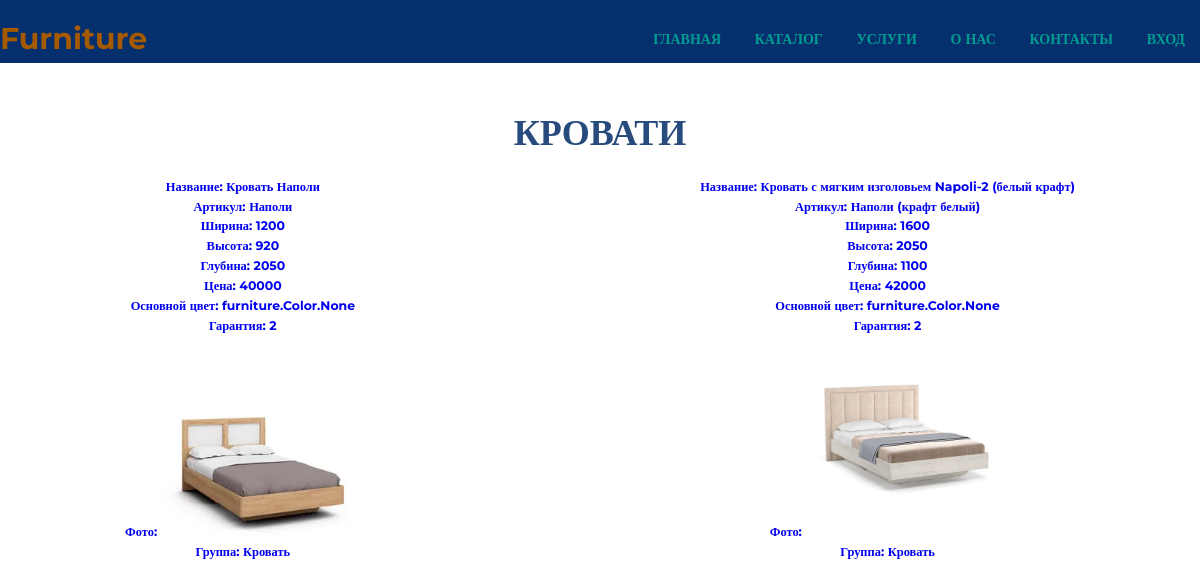
The app's page /bed/ with its own data.
### furniture/models.py (models this page shows, shortened)
class Product(models.Model):
    title = models.CharField("Название", max_length=100)
    artikle = models.ForeignKey(Artikle, verbose_name="Артикул", on_delete=models.CASCADE)
    width = models.PositiveIntegerField("Ширина")
    height = models.PositiveIntegerField("Высота")
    depth = models.PositiveIntegerField("Глубина")
    coast = models.PositiveIntegerField("Цена")
    colors = models.ManyToManyField(Color, verbose_name="Основной цвет")
    ffrancia = models.PositiveIntegerField("Гарантия")
    photo = models.ImageField("Фото",  upload_to="products/")
    group = models.ForeignKey(Group, verbose_name="Группа", on_delete=models.CASCADE)
    class Meta:
        verbose_name = "Продукт"
        verbose_name_plural = "Продукт"

class Artikle(models.Model):
    title = models.CharField("Название", max_length=100)
    artikle = models.CharField("Артикул", max_length=30)
    def __str__(self):
        return self.title
    class Meta:
        verbose_name = "Автикл"
        verbose_name_plural = "Артиклы"

class Group(models.Model):
    title = models.CharField("Название", max_length=100)
    photo = models.ImageField("Фото",  upload_to="products/")
    def __str__(self):
        return self.title
    class Meta:
        verbose_name = "Группа"
        verbose_name_plural = "Группы"

### furniture/views.py (the view)
# urls.py: path("bed/", views.ItemsViewBed.as_view()),
class ItemsViewBed(View):
    def get(self, request):
        item = Product.objects.filter(group_id=3)
        return render(request, "bed.html", {'item_list': item})

### templates/bed.html (shortened to what this page needs)
<!DOCTYPE html>
{% load static %}
<html>
<head>
  <link rel="stylesheet" href="{% static 'css/style.css' %}">
</head>
<body>
  <header class="header">
    <div class="container">
      <div class="header__inner">
        <div class="header__logo">Furniture</div>
        <nav class="nav">
          <a class="nav__link" href="/">Главная</a>
          <a class="nav__link" href="/#catalog">Каталог</a>
          <a class="nav__link" href="/#service">Услуги</a>
          <a class="nav__link" href="/us">О нас</a>
          <a class="nav__link" href="/us#cont">Контакты</a>
          {% if user.is_authenticated %}
            <a class="nav__link" href="/account/logout">Выход</a>
            <h2 class="nav__link">{{user.username }}</h2>
          {% else %}
            <a class="nav__link" href="/account/login">Вход</a>
          {% endif %}
        </nav>
      </div>
    </div>
  </header>
  <section class="section"  id="catalog">
    <div class="container">
      <div class="section__header">
        <h2 class="section__title">Кровати</h2>
        <div class="catalog">
            {% for item in item_list %}
            <div class="item">
              <a href="/{{ item.id }}">
                <h5>Название: {{item.title}}</h5>
                <h5>Артикул: {{item.artikle}}</h5>
                <h5>Ширина: {{item.width}}</h5>
                <h5>Высота: {{item.height}}</h5>
                <h5>Глубина: {{item.depth}}</h5>
                <h5>Цена: {{item.coast}}</h5>
                <h5>Основной цвет: {{item.colors}}</h5>
                <h5>Гарантия: {{item.ffrancia}}</h5>
                <div class="item__img">
                    <h5>Фото: <img class="item__img" src="{{ item.photo.url }}" alt=""></h5>
                </div>
                <h5>Группа: {{item.group}}</h5>
              </a>
            </div>
            {% endfor %}
        </div>
      </div>
  </section>
</body>
</html>

### static/css/style.css (style rules this page uses)
:root { --main-color: #A65A00; --second-colorBlue: #284B7E; --second-colorGreen: #009D91; }
body { margin: 0; font-family: 'Montserrat', 'sans-selif'; font-size: 15px; line-height: 1.6; color: var(--main-color); }
*, *::after, *::before { box-sizing: border-box; }
h1, h2, h3, h4, h5, h6 { margin: 0; }
a { text-decoration: none; }
.container { width: 100%; max-width: 1200px; margin: 0 auto; }
.header { width: 100%; padding-top: 15px; position: fixed; top: 0; left: 0; right: 0; z-index: 1000; background-color: #052F6D; }
.header__inner { display: flex; justify-content: space-between; align-items: center; }
.header__logo { font-size: 30px; font-weight: 700; color: var(--main-color); }
.nav { font-size: 14px; text-transform: uppercase; }
.nav__link { display: inline-block; vertical-align: top; margin: 0 15px; color: var(--second-colorGreen); text-decoration: none; transition: color .2s linear; position: relative; font-weight: 700; }
.section { padding: 80px 0; }
.section__header { width: 100%; max-width: 950px; margin: 0 auto 40px; text-align: center; }
.section__title { font-size: 36px; font-weight: 700; color: #284B7E; text-transform: uppercase; }
.catalog { margin-top: 15px; display: flex; justify-content: space-between; flex-wrap: wrap; }
.item__img > h5 > img { width: 200px; }

### records on screen
Product: title "Кровать Наполи", artikle "Наполи", width "1200", height "920", depth "2050", coast "40000", colors "furniture.Color.None", ffrancia "2", photo (picture), group "Кровать"
Product: title "Кровать с мягким изголовьем Napoli-2 (белый крафт)", artikle "Наполи (крафт белый)", width "1600", height "2050", depth "1100", coast "42000", colors "furniture.Color.None", ffrancia "2", photo (picture), group "Кровать"
